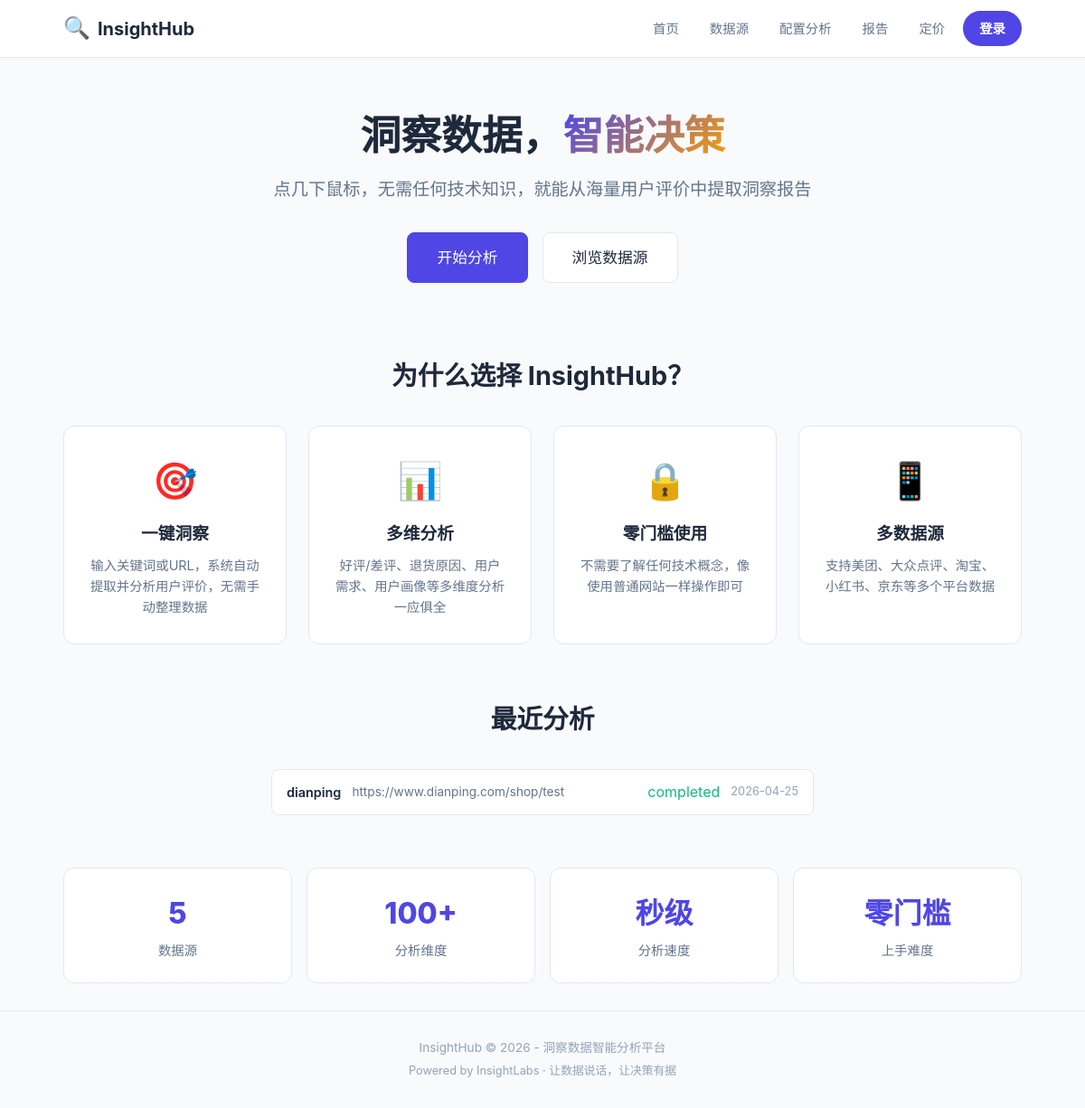
The page / on the database its author committed.
### tables this page shows
CREATE TABLE analysis_tasks (
            id INTEGER PRIMARY KEY AUTOINCREMENT,
            user_id INTEGER,
            source_id TEXT NOT NULL,
            url TEXT,
            keyword TEXT,
            dimensions TEXT NOT NULL,
            status TEXT DEFAULT 'pending',
            result_json TEXT,
            created_at TIMESTAMP DEFAULT CURRENT_TIMESTAMP,
            completed_at TIMESTAMP,
            FOREIGN KEY (user_id) REFERENCES users(id)
        );

### main.py (the view)
@app.get("/", response_class=HTMLResponse)
async def index(request: Request):
    user_id = get_current_user_id(request)
    recent_analyses = get_user_analyses(user_id, limit=3)
    return templates.TemplateResponse(
        "index.html",
        {
            "request": request,
            "sources": SOURCES,
            "user_id": user_id,
            "recent_analyses": recent_analyses,
            "total_sources": len(SOURCES),
        },
    )

### templates/index.html (shortened to what this page needs)
{% extends "base.html" %}
{% block content %}
<section class="hero">
    <div class="hero-content">
        <h1>洞察数据，<span class="highlight">智能决策</span></h1>
        <p class="hero-subtitle">点几下鼠标，无需任何技术知识，就能从海量用户评价中提取洞察报告</p>
        <div class="hero-actions">
            <a href="/configure" class="btn btn-primary btn-lg">开始分析</a>
            <a href="/sources" class="btn btn-secondary btn-lg">浏览数据源</a>
        </div>
    </div>
</section>
<section class="features">
    <h2 class="section-title">为什么选择 InsightHub？</h2>
    <div class="feature-grid">
        <div class="feature-card">
            <div class="feature-icon">🎯</div>
            <h3>一键洞察</h3>
            <p>输入关键词或URL，系统自动提取并分析用户评价，无需手动整理数据</p>
        </div>
        <div class="feature-card">
            <div class="feature-icon">📊</div>
            <h3>多维分析</h3>
            <p>好评/差评、退货原因、用户需求、用户画像等多维度分析一应俱全</p>
        </div>
        <div class="feature-card">
            <div class="feature-icon">🔒</div>
            <h3>零门槛使用</h3>
            <p>不需要了解任何技术概念，像使用普通网站一样操作即可</p>
        </div>
        <div class="feature-card">
            <div class="feature-icon">📱</div>
            <h3>多数据源</h3>
            <p>支持美团、大众点评、淘宝、小红书、京东等多个平台数据</p>
        </div>
    </div>
</section>
{% if recent_analyses %}
<section class="recent-section">
    <h2 class="section-title">最近分析</h2>
    <div class="recent-list">
        {% for a in recent_analyses %}
        <a href="/report/{{ a.id }}" class="recent-item">
            <span class="recent-source">{{ a.source_id }}</span>
            <span class="recent-url">{{ a.keyword or a.url or '关键词分析' }}</span>
            <span class="recent-status status-{{ a.status }}">{{ a.status }}</span>
            <span class="recent-time">{{ a.created_at[:10] }}</span>
        </a>
        {% endfor %}
    </div>
</section>
{% endif %}
<section class="stats-section">
    <div class="stats-row">
        <div class="stat-card">
            <div class="stat-number">{{ total_sources }}</div>
            <div class="stat-label">数据源</div>
        </div>
        <div class="stat-card">
            <div class="stat-number">100+</div>
            <div class="stat-label">分析维度</div>
        </div>
        <div class="stat-card">
            <div class="stat-number">秒级</div>
            <div class="stat-label">分析速度</div>
        </div>
        <div class="stat-card">
            <div class="stat-number">零门槛</div>
            <div class="stat-label">上手难度</div>
        </div>
    </div>
</section>
{% endblock %}

### static/style.css (style rules this page uses)
* { margin: 0; padding: 0; box-sizing: border-box; }
:root { --primary: #4F46E5; --primary-light: #6366F1; --primary-dark: #3730A3; --accent: #F59E0B; --bg: #F8FAFC; --bg-card: #FFFFFF; --text: #1E293B; --text-secondary: #64748B; --text-muted: #94A3B8; --border: #E2E8F0; --border-light: #F1F5F9; --success: #10B981; --danger: #EF4444; --radius: 12px; --radius-sm: 8px; --shadow: 0 1px 3px rgba(0,0,0,0.08), 0 1px 2px rgba(0,0,0,0.06); --shadow-lg: 0 4px 12px rgba(0,0,0,0.1); --font: -apple-system, BlinkMacSystemFont, "Segoe UI", Roboto, "Helvetica Neue", Arial, sans-serif; }
body { font-family: var(--font); background: var(--bg); color: var(--text); line-height: 1.6; min-height: 100vh; display: flex; flex-direction: column; }
a { color: var(--primary); text-decoration: none; }
.hero { text-align: center; padding: 60px 0 40px; }
.hero h1 { font-size: 2.8rem; font-weight: 800; margin-bottom: 16px; line-height: 1.2; }
.highlight { background: linear-gradient(135deg, var(--primary), var(--accent)); -webkit-background-clip: text; -webkit-text-fill-color: transparent; background-clip: text; }
.hero-subtitle { font-size: 1.2rem; color: var(--text-secondary); max-width: 600px; margin: 0 auto 32px; }
.hero-actions { display: flex; gap: 16px; justify-content: center; }
.btn { display: inline-flex; align-items: center; gap: 6px; padding: 10px 24px; border: 1px solid var(--border); border-radius: var(--radius-sm); font-size: 0.95rem; font-weight: 500; cursor: pointer; transition: all 0.2s; background: var(--bg-card); color: var(--text); text-decoration: none; }
.btn-primary { background: var(--primary); color: white; border-color: var(--primary); }
.btn-secondary { background: var(--bg-card); border-color: var(--border); }
.btn-lg { padding: 14px 32px; font-size: 1.05rem; }
.features { padding: 40px 0; }
.section-title { text-align: center; font-size: 1.8rem; font-weight: 700; margin-bottom: 32px; }
.feature-grid { display: grid; grid-template-columns: repeat(auto-fit, minmax(240px, 1fr)); gap: 24px; }
.feature-card { background: var(--bg-card); border: 1px solid var(--border); border-radius: var(--radius); padding: 28px; text-align: center; transition: transform 0.2s, box-shadow 0.2s; }
.feature-icon { font-size: 2.5rem; margin-bottom: 12px; }
.feature-card h3 { margin-bottom: 8px; }
.feature-card p { color: var(--text-secondary); font-size: 0.9rem; }
.stats-section { padding: 30px 0; }
.stats-row { display: grid; grid-template-columns: repeat(auto-fit, minmax(140px, 1fr)); gap: 16px; text-align: center; }
.stat-card { background: var(--bg-card); border: 1px solid var(--border); border-radius: var(--radius); padding: 24px; }
.stat-number { font-size: 2rem; font-weight: 800; color: var(--primary); }
.stat-label { color: var(--text-secondary); font-size: 0.9rem; margin-top: 4px; }
.status-completed { color: var(--success); }
.recent-section { padding: 20px 0; }
.recent-list { max-width: 600px; margin: 0 auto; }
.recent-item { display: flex; align-items: center; gap: 12px; padding: 12px 16px; background: var(--bg-card); border: 1px solid var(--border); border-radius: var(--radius-sm); margin-bottom: 8px; text-decoration: none; color: inherit; transition: box-shadow 0.2s; }
.recent-source { font-weight: 600; font-size: 0.9rem; min-width: 60px; }
.recent-url { flex: 1; font-size: 0.85rem; color: var(--text-secondary); overflow: hidden; text-overflow: ellipsis; white-space: nowrap; }
.recent-time { font-size: 0.8rem; color: var(--text-muted); }

### rows shown on the page
analysis_tasks: source_id "dianping", keyword+url "https://www.dianping.com/shop/test", status "completed", created_at "2026-04-25"

### other values the page prints
{{ total_sources }} "5"
